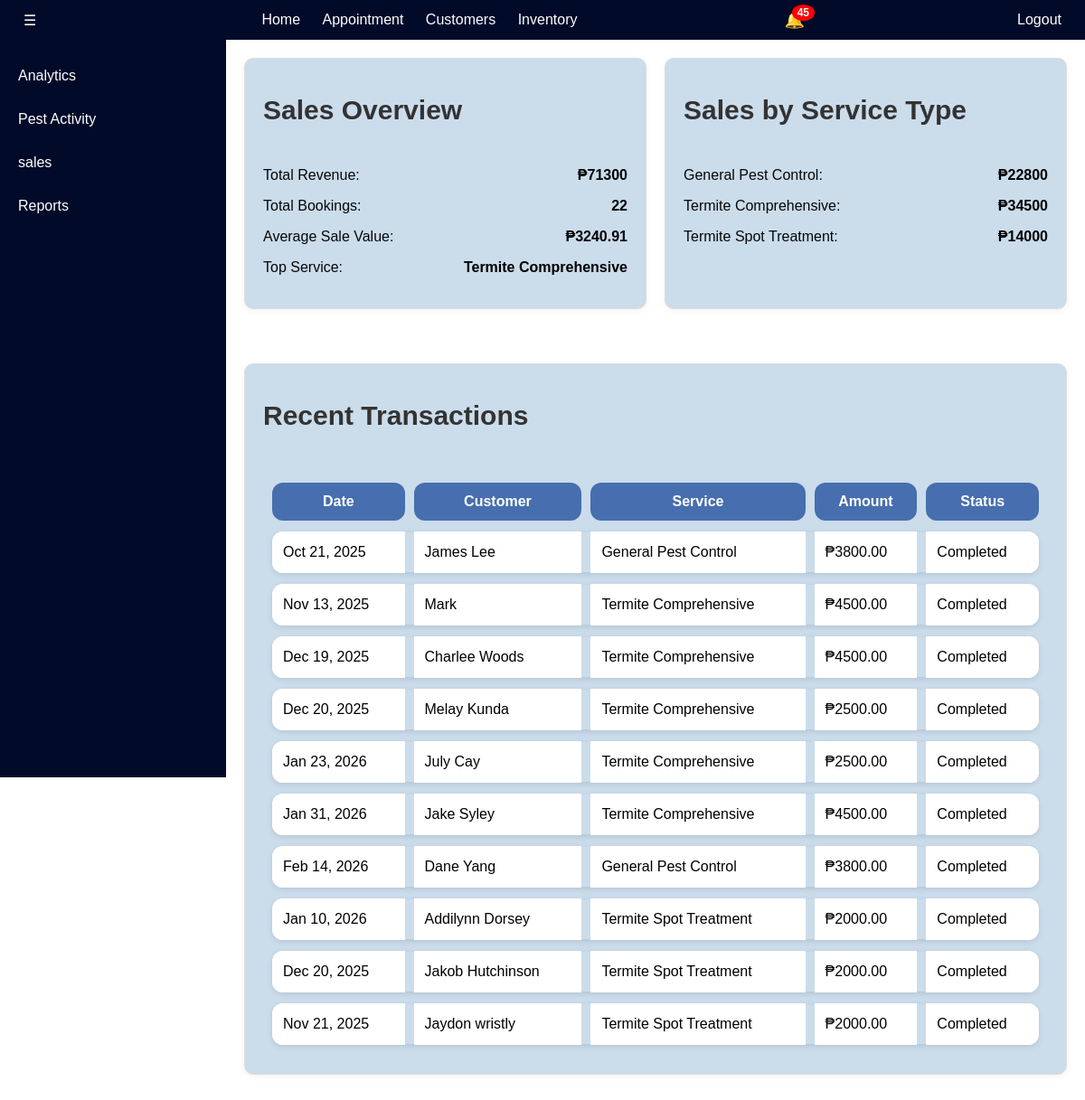
The page /admin-panel/sales.html/ (signed in) on the database its author committed.
### services/models.py (models this page shows, shortened)
class Appointment(models.Model):
    user = models.ForeignKey(settings.AUTH_USER_MODEL, on_delete=models.CASCADE, related_name="appointments", null=True, blank=True)
    created_at = models.DateTimeField(auto_now_add=True)
    STATUS_CHOICES = [
        ('Pending', 'Pending'),
        ('Done', 'Done'),
    ]
    client_name = models.CharField(max_length=100)
    client_address = models.TextField()
    land_use_category = models.CharField(
        max_length=50,
        choices=[
            ("Industrial", "Industrial"),
            ("Residential", "Residential"),
            ("Institutional", "Institutional"),
            ("Commercial", "Commercial"),
        ],
        default="Residential"
    )
    email = models.EmailField()
    mobile = models.CharField(max_length=15)
    job_location = models.CharField(max_length=255, blank=True, null=True)
    municipality = models.CharField(max_length=100, blank=True)
    barangay = models.CharField(max_length=100)
    street = models.CharField(max_length=100, blank=True)
    house_number = models.CharField(max_length=50, blank=True)
    total_area = models.DecimalField(max_digits=10, decimal_places=2, null=True, blank=True)
    service = models.CharField(max_length=100)
    date = models.DateField()
    time = models.TimeField()
    contract_period = models.CharField(max_length=100, blank=True)
    payment_method = models.CharField(max_length=50)
    receipt = models.ImageField(upload_to="receipts/", blank=True, null=True)
    estimated_price = models.DecimalField(max_digits=10, decimal_places=2, null=True, blank=True)  # ✅ NEW FIELD
    created_at = models.DateTimeField(auto_now_add=True)
    status = models.CharField(
        max_length=20,
        choices=[("pending", "Pending"), ("in-progress", "In Progress"), ("completed", "Completed")],
        default='Pending'
    )

### services/views.py (the view)
# urls.py: path('admin-panel/sales.html/', views.sales, name='sales'),
@login_required
def sales(request):
    notifications = TechnicianNotification.objects.select_related('technician', 'appointment').all().order_by('-timestamp')
    customer_notifications = CustomerNotification.objects.select_related("appointment").all().order_by('-timestamp')
    completed_appointments = Appointment.objects.filter(status="Completed")
    total_revenue = completed_appointments.aggregate(Sum("estimated_price"))["estimated_price__sum"] or 0
    total_bookings = completed_appointments.count()
    avg_sale_value = (total_revenue / total_bookings) if total_bookings > 0 else 0
    general_sales = completed_appointments.filter(service="General Pest Control").aggregate(Sum("estimated_price"))["estimated_price__sum"] or 0
    termite_comprehensive_sales = completed_appointments.filter(service="Termite Comprehensive").aggregate(Sum("estimated_price"))["estimated_price__sum"] or 0
    termite_spot_sales = completed_appointments.filter(service="Termite Spot Treatment").aggregate(Sum("estimated_price"))["estimated_price__sum"] or 0
    service_revenue_map = {
        "General Pest Control": general_sales,
        "Termite Comprehensive": termite_comprehensive_sales,
        "Termite Spot Treatment": termite_spot_sales,
    }
    top_service = max(service_revenue_map, key=service_revenue_map.get) if total_revenue > 0 else "N/A"
    return render(request, "admin_pages/sales.html", {
        "notifications": notifications,
        "total_revenue": total_revenue,
        "total_bookings": total_bookings,
        "avg_sale_value": avg_sale_value,
        "general_sales": general_sales,
        "termite_comprehensive_sales": termite_comprehensive_sales,
        "termite_spot_sales": termite_spot_sales,
        "top_service": top_service,
        "completed_appointments": completed_appointments,
        "customer_notifications": customer_notifications,
    })

### services/templates/admin_pages/sales.html (shortened to what this page needs)
{% load static %}
<!DOCTYPE html>
<html lang="en">
<head>
</head>
<body>
  <div class="sidebar" id="sidebar">
    <button class="close-sidebar" onclick="toggleSidebar()">←</button>
    <a href="{% url 'analytics' %}">Analytics</a>
    <a href="{% url 'pest_activity' %}">Pest Activity</a>
    <a href="{% url 'sales' %}">sales</a>
    <a href="{% url 'reports' %}">Reports</a>
  </div>
  <div class="header">
    <button class="menu-btn" onclick="toggleSidebar()">☰</button>
    <div class="header-nav">
      <a href="{% url 'admin_home' %}">Home</a>
      <a href="{% url 'appointment' %}">Appointment</a>
      <a href="{% url 'customers' %}">Customers</a>
      <a href="{% url 'inventory' %}">Inventory</a>
    </div>
    <div class="notification-wrapper">
      <button onclick="toggleNotificationModal()" class="notification-button">
        🔔
        {% if notifications|length > 0 %}
        <span class="notification-badge">
          {{ notifications|length }}
        </span>
        {% endif %}
      </button>
    </div>
    <form action="{% url 'logout' %}" method="post" style="margin: 0;">
      <button class="logout-btn">Logout</button>
    </form>
  </div>
<div class="main" id="mainContent">
  <div class="cardcontent two-column">
    <div class="card">
      <h1>Sales Overview</h1>
      <p>Total Revenue: <span>₱{{ total_revenue }}</span></p>
      <p>Total Bookings: <span>{{ total_bookings }}</span></p>
      <p>Average Sale Value: <span>₱{{ avg_sale_value|floatformat:2 }}</span></p>
      <p>Top Service: <span>{{ top_service }}</span></p>
    </div>
    <div class="card">
      <h1>Sales by Service Type</h1>
      <p>General Pest Control: <span>₱{{ general_sales }}</span></p>
      <p>Termite Comprehensive: <span>₱{{ termite_comprehensive_sales }}</span></p>
      <p>Termite Spot Treatment: <span>₱{{ termite_spot_sales }}</span></p>
    </div>
  </div>
  <div class="card">
    <h1>Recent Transactions</h1>
    <table>
      <thead>
        <tr>
          <th>Date</th>
          <th>Customer</th>
          <th>Service</th>
          <th>Amount</th>
          <th>Status</th>
        </tr>
      </thead>
      <tbody>
        {% for appointment in completed_appointments|slice:":10" %}
          <tr>
            <td>{{ appointment.date|date:"M d, Y" }}</td>
            <td>{{ appointment.client_name }}</td>
            <td>{{ appointment.service }}</td>
            <td>₱{{ appointment.estimated_price }}</td>
            <td>{{ appointment.status }}</td>
          </tr>
        {% empty %}
          <tr>
            <td colspan="5" style="text-align:center;">No completed transactions found.</td>
          </tr>
        {% endfor %}
      </tbody>
    </table>
  </div>
</div>
</body>
</html>

### services/templates/admin_pages/sales.html (style rules this page uses)
body { margin: 0; font-family: Arial, sans-serif; }
.header { position: sticky; top: 0; z-index: 999; background: #010A28; color: white; padding: 10px 20px; display: flex; justify-content: space-between; align-items: center; }
.menu-btn, .logout-btn { background: none; border: none; color: white; font-size: 16px; cursor: pointer; }
.sidebar { width: 250px; background: #010A28; height: 100vh; position: fixed; top: 0; left: 0; padding-top: 60px; transform: translateX(0); transition: transform 0.3s ease; }
.sidebar a { display: block; padding: 15px 20px; color: white; text-decoration: none; }
.close-sidebar { position: absolute; top: 10px; right: 10px; background: none; border: none; color: white; font-size: 20px; cursor: pointer; }
.main { margin-left: 250px; padding: 20px; transition: margin-left 0.3s ease; }
.header-nav a { margin-left: 20px; color: white; text-decoration: none; }
.card { background: #CBDCEB; border: 1px solid #ddd; border-radius: 10px; padding: 20px; margin-bottom: 30px; box-shadow: 0 2px 8px rgba(0, 0, 0, 0.05); }
.card h1 { font-size: 30px; margin-bottom: 15px; padding-bottom: 30px; color: #333; }
.card p { margin: 8px 2; font-size: 16px; color: #070707ff; display: flex; justify-content: space-between; align-items: center; }
.card p span { font-weight: bold; color: #000; }
.card table { width: 100%; border-collapse: separate; border-spacing: 10px 12px; }
.card table tbody td, .card table thead th { padding: 14px 18px; }
.card table thead th { background: #476EAE; color: white; padding: 12px; border-radius: 12px; }
.card table tbody tr { background: white; border-radius: 12px; box-shadow: 0 2px 6px rgba(0,0,0,0.1); overflow: hidden; }
.card table tbody tr td { padding: 14px 12px; background: white; }
.card table tbody tr td:first-child { border-top-left-radius: 12px; border-bottom-left-radius: 12px; }
.card table tbody tr td:last-child { border-top-right-radius: 12px; border-bottom-right-radius: 12px; }
.notification-wrapper { position: relative; }
.notification-button { position: relative; background: none; border: none; color: white; cursor: pointer; font-size: 18px; }
.notification-badge { position: absolute; top: -5px; right: -5px; background: red; color: white; border-radius: 50%; padding: 2px 6px; font-size: 12px; font-weight: bold; }
.cardcontent.two-column { display: grid; grid-template-columns: repeat(2, 1fr); gap: 20px; margin-bottom: 30px; }
.card, .subcard { transition: transform 0.25s ease, box-shadow 0.25s ease; }

### rows shown on the page
Appointment: date "Oct 21, 2025", client_name "James Lee", service "General Pest Control", estimated_price "3800.00", status "Completed"
Appointment: date "Nov 13, 2025", client_name "Mark", service "Termite Comprehensive", estimated_price "4500.00", status "Completed"
Appointment: date "Dec 19, 2025", client_name "Charlee Woods", service "Termite Comprehensive", estimated_price "4500.00", status "Completed"
Appointment: date "Dec 20, 2025", client_name "Melay Kunda", service "Termite Comprehensive", estimated_price "2500.00", status "Completed"
Appointment: date "Jan 23, 2026", client_name "July Cay", service "Termite Comprehensive", estimated_price "2500.00", status "Completed"
Appointment: date "Jan 31, 2026", client_name "Jake Syley", service "Termite Comprehensive", estimated_price "4500.00", status "Completed"
Appointment: date "Feb 14, 2026", client_name "Dane Yang", service "General Pest Control", estimated_price "3800.00", status "Completed"
Appointment: date "Jan 10, 2026", client_name "Addilynn Dorsey", service "Termite Spot Treatment", estimated_price "2000.00", status "Completed"
Appointment: date "Dec 20, 2025", client_name "Jakob Hutchinson", service "Termite Spot Treatment", estimated_price "2000.00", status "Completed"
Appointment: date "Nov 21, 2025", client_name "Jaydon wristly", service "Termite Spot Treatment", estimated_price "2000.00", status "Completed"

### other values the page prints
{{ notifications|length }} "45"
{{ total_revenue }} "71300"
{{ total_bookings }} "22"
{{ avg_sale_value|floatformat:2 }} "3240.91"
{{ top_service }} "Termite Comprehensive"
{{ general_sales }} "22800"
{{ termite_comprehensive_sales }} "34500"
{{ termite_spot_sales }} "14000"
